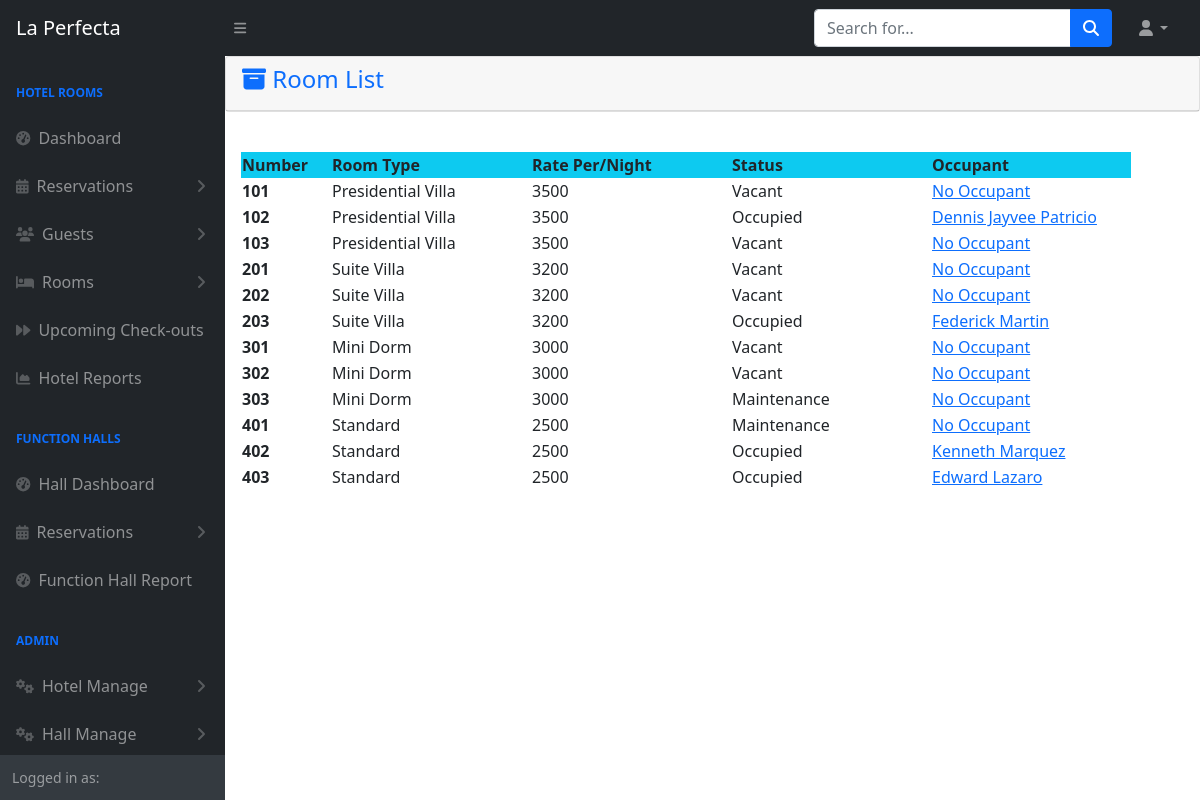
/admin/roomlist.php, run on the app's committed database.
### tables this page shows
CREATE TABLE `tblroom` (
  `Id` int(11) NOT NULL,
  `Number` varchar(255) NOT NULL,
  `RoomTypeId` int(11) NOT NULL,
  `Status` varchar(50) NOT NULL,
  `GuestId` int(11) NOT NULL
);

CREATE TABLE `tblroomtype` (
  `Id` int(11) NOT NULL,
  `Type` varchar(30) NOT NULL,
  `Description` varchar(255) NOT NULL,
  `Person` int(1) NOT NULL,
  `Rate` double NOT NULL
);

### admin/roomlist.php (the view)
<?php
include 'themes/navbar.php';
include 'config.php';
?>
<div class="card mb-4">
    <div class="card-header text-primary">
       <h4> <i class="fa-solid fa-box-archive"></i>
        Room List</h4>
    </div>
</div>
<div class="card-body">
    <table id="datatablesSimple" class="table-striped ">
        <thead class="bg-info ">
            <tr>
                <th style="width:90px">Number</th>
                <th style="width:200px">Room Type</th>
                <th style="width:200px">Rate Per/Night</th>
                <th style="width:200px">Status</th>
                <th style="width:200px">Occupant</th>
            </tr>
        </thead>
        <tbody>
            <?php
            $sql = "SELECT tblroom.Number, tblroomtype.Type, tblroomtype.Rate, tblroom.Status, tblroom.GuestId,  IFNULL(CONCAT(tblguest.FirstName,' ',tblguest.LastName), 'No Occupant') AS Name, tblroom.Id AS RoomId
            FROM tblroom
            LEFT JOIN tblroomtype ON tblroom.RoomTypeId = tblroomtype.id
            LEFT JOIN tblguest ON tblroom.GuestId = tblguest.Id;";
            $result = $conn->query($sql);
            while ($row = mysqli_fetch_assoc($result)) {
               ?>
                <tr>
                <th><?php echo $row['Number'] ?></th>
                <td><?php echo $row['Type'] ?></td>
                <td><?php echo $row['Rate'] ?></td>
                <td><?php echo $row['Status'] ?></td>
                <td> <a href="hotel.php?Id=<?php echo $row['RoomId'] ?>"><?php echo $row['Name'] ?></a></td>
                </tr>
            <?php
            }
            ?>
        </tbody>
    </table>
</div>
<?php include 'themes/footer.php'; ?>

### data on the page
tblroom: Number "101", RoomTypeId.Type "Presidential Villa", RoomTypeId.Rate "3500", Status "Vacant", Name "No Occupant"
tblroom: Number "102", RoomTypeId.Type "Presidential Villa", RoomTypeId.Rate "3500", Status "Occupied", Name "Dennis Jayvee Patricio"
tblroom: Number "103", RoomTypeId.Type "Presidential Villa", RoomTypeId.Rate "3500", Status "Vacant", Name "No Occupant"
tblroom: Number "201", RoomTypeId.Type "Suite Villa", RoomTypeId.Rate "3200", Status "Vacant", Name "No Occupant"
tblroom: Number "202", RoomTypeId.Type "Suite Villa", RoomTypeId.Rate "3200", Status "Vacant", Name "No Occupant"
tblroom: Number "203", RoomTypeId.Type "Suite Villa", RoomTypeId.Rate "3200", Status "Occupied", Name "Federick Martin"
tblroom: Number "301", RoomTypeId.Type "Mini Dorm", RoomTypeId.Rate "3000", Status "Vacant", Name "No Occupant"
tblroom: Number "302", RoomTypeId.Type "Mini Dorm", RoomTypeId.Rate "3000", Status "Vacant", Name "No Occupant"
tblroom: Number "303", RoomTypeId.Type "Mini Dorm", RoomTypeId.Rate "3000", Status "Maintenance", Name "No Occupant"
tblroom: Number "401", RoomTypeId.Type "Standard", RoomTypeId.Rate "2500", Status "Maintenance", Name "No Occupant"
tblroom: Number "402", RoomTypeId.Type "Standard", RoomTypeId.Rate "2500", Status "Occupied", Name "Kenneth Marquez"
tblroom: Number "403", RoomTypeId.Type "Standard", RoomTypeId.Rate "2500", Status "Occupied", Name "Edward Lazaro"
